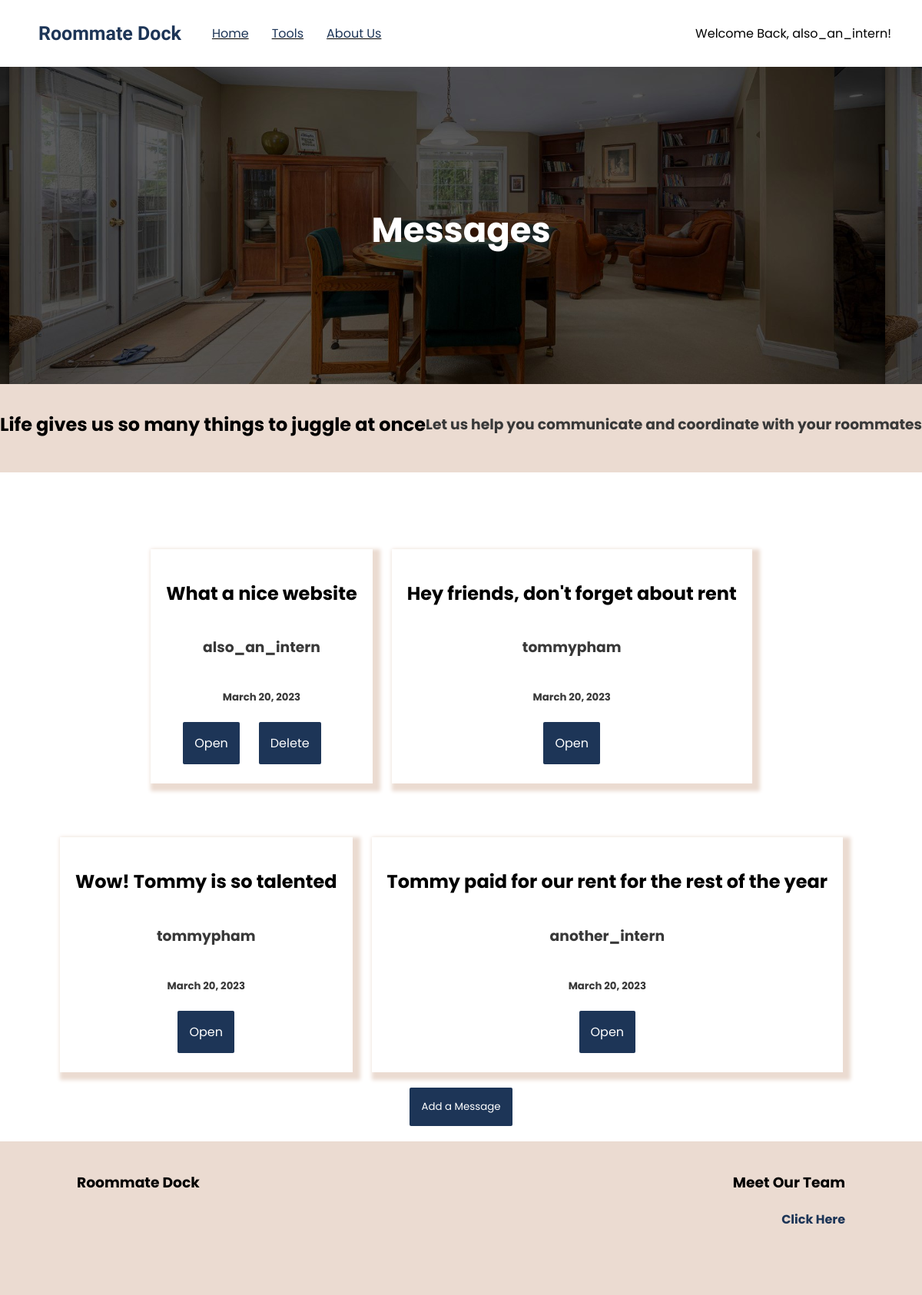
/messageboard/index/Tommy's intern office (signed in), run on the app's committed database.
### messageboard/models.py (models this page shows, shortened)
class Message(models.Model):
    sender = models.ForeignKey(User, on_delete=models.CASCADE, null=True, related_name='user_message')
    profile = models.ForeignKey(ProfileAuth, on_delete=models.CASCADE, null=True, related_name='profile_message')
    subject = models.CharField(max_length=64)
    body = models.CharField(max_length=150)
    users_read = models.ManyToManyField(User, null=True, blank=True, related_name='read_message')
    created_date = models.DateField(default=timezone.now())
    class Meta:
        unique_together = ('subject', 'created_date')

### messageboard/views.py (the view)
# urls.py: path('', views.index, name='index'),
@login_required(login_url='users:login')
def index(request, profile_name):
        profile = ProfileAuth.objects.get(name=profile_name)
        all_messages = profile.profile_message.all()
        context = {
            'all_messages': all_messages,
        }
        return render(request, 'messageboard/index.html', {
            'all_messages': all_messages,
            'profile': profile,
        })

### rentsplit/models.py (called while the page is built)
    def __str__(self):
        return f'{self.name}'

### messageboard/templates/messageboard/index.html (shortened to what this page needs)
{% extends 'dock/layout-landing.html' %}
{% block head %}
{% load static %}
{% endblock head %}
{% block body %}
    <div class="content-wrapper app-banner background-image-divider-main center">
        <h1 class='padding-top white-text main-text big-text'>Messages</h1>
    </div>
    <div class="banner next-to-eachother padding-top-small padding-bottom-small">
        <h2 class='main-text'>Life gives us so many things to juggle at once</h2>
        <h3 class='sub-text'>Let us help you communicate and coordinate with your roommates</h3>
    </div>
    <div class="center next-to-eachother flex-wrap reverse">
        {% if all_messages %}
            {% for mes in all_messages %}
                {% if mes.sender == request.user %}
                    <div class=
                    {% if request.user in mes.users_read.all %}
                        "big-card center stack-divs margin-bottom margin-top margin-right padding-bottom-small read"
                    {% else %}
                        "big-card center stack-divs margin-bottom margin-top margin-right padding-bottom-small"
                    {% endif %} style='height:max-content;'>
                        <h2 class='main-text'>{{mes.subject}}</h2>
                        <h3 class='sub-text'>{{mes.sender}}</h3>
                        <h5 class='sub-text'>{{mes.created_date}}</h5>
                        <div class='center next-to-eachother'>
                            <a href="{% url 'messageboard:open-message' profile_name=mes.profile date=mes.created_date sender=mes.sender subject=mes.subject %}" class='main-button margin-right'>Open</a>
                            <a href="{% url 'messageboard:delete-message' profile_name=mes.profile date=mes.created_date sender=mes.sender subject=mes.subject%}" class='main-button margin-right'>Delete</a>
                        </div>
                    </div>
                {% else %}
                <div class=
                {% if request.user in mes.users_read.all %}
                    "center big-card center stack-divs margin-bottom margin-top margin-right padding-bottom-small read"
                {% else %}
                    "center big-card center stack-divs margin-bottom margin-top margin-right padding-bottom-small"
                {% endif %} style='height:max-content;'>
                    <h2 class='main-text'>{{mes.subject}}</h2>
                    <h3 class='sub-text'>{{mes.sender}}</h3>
                    <h5 class='sub-text'>{{mes.created_date}}</h5>
                    <a href="{% url 'messageboard:open-message' profile_name=mes.profile date=mes.created_date sender=mes.sender subject=mes.subject %}" class='main-button'>Open</a>
                </div>
                {% endif %}
            {% endfor %}
        {% else %}
            <div class="big-card center stack-divs margin-bottom margin-top">
                <h2 class='main-text'>Oh no!</h2>
                <h3 class='sub-text'>There aren't any messages yet</h3>
            </div>
        {% endif %}
    </div>
    <div class="center margin-bottom">
        <button class='main-button' id='messageboard-button'>Add a Message</button>
    </div>
{% endblock body %}

### dock/templates/dock/layout-landing.html (shortened to what this page needs)
<!DOCTYPE html>
<html lang="en">
<head>
    {% load static %}
    {% load compress %}
    <link rel="stylesheet" href="{% static 'css/styles.css' %}">
</head>
<body>
    <div class="nav-container">
        <div class="nav-contents">
            <div class="left-in-div">
                <a href="{% url 'index' %}"><h3 class='nav-brand padding-left-med'>Roommate Dock</h3></a>
            </div>
            <div class="nav-options-container">
                <ul class='nav-options'>
                    <li class='nav-option'><a href="{% url 'index' %}">Home</a></li>
                    <div class='tools-menu'>
                        <li class='nav-option hover-dropdown' id='hover-tools-dropdownid'><a href="{% url 'options' %}">Tools</a></li>
                        </div>
                        <li class='nav-option'><a href="http://tommy-pham.netlify.app/">About Us</a></li>
                    </ul>
            </div>
            {% if user.is_authenticated %}
            <div class="right-in-div nav-profile">
                <a href"#" class='hover-dropdown' id='hover-profile-dropdownid'>Welcome Back, {{ request.user }}!</a>
            </div>
                {% endif %}
            </div>
        </div>
    {% block body %}
    {% endblock body %}
    <footer class='footer banner'>
        <div class="padding-footer row">
            <div class="half-div">
                <h3 class='main-text text-align-start'>Roommate Dock</h3>
            </div>
            <div class="half-div">
                <h3 class='main-text text-align-end'>Meet Our Team</h3>
                <h4 class='sub-text text-align-end link'><a href="http://tommy-pham.netlify.app/" target='blank'>Click Here</a></h4>
            </div>
        </div>
    </footer>
</body>
</html>

### static/css/styles.css (style rules this page uses)
body { padding: 0; margin: 0; }
html { padding: 0; margin: 0; }
a:link { color: #1d3557; text-decoration: none; }
.link { transition: 0.3s; cursor: pointer; color: #1d3557; }
.main-text { font-family: Poppins; margin-left: 0; margin-right: 0; }
.big-text { font-size: 45px !important; }
.sub-text { font-family: Poppins; color: rgb(56, 56, 56); }
.white-text { color: white; }
.margin-bottom { margin-bottom: 20px; }
.margin-right { margin-right: 25px; }
.margin-top { margin-top: 50px; }
.main-button { background-color: #1d3557; color: white !important; padding: 15px; font-family: Poppins; width: fit-content; border-radius: 2px; transition: 0.3s; border: none; cursor: pointer; }
.big-card { padding: 20px; box-shadow: 5px 5px 5px 5px rgb(235, 219, 209); width: fit-content; }
.nav-container { height: 57px; display: flex; justify-content: center; width: 100%; position: fixed; top: 0; background-color: white; font-family: Poppins; padding-top: 15px; padding-bottom: 15px; z-index: 1; transition: 0.4s; }
.nav-brand { font-family: "Secular One"; font-size: 25px; margin-top: 0; margin-bottom: 0; color: #1d3557; transition: 0.5s; }
.nav-contents { display: flex; flex-direction: row; align-items: center; width: 100%; }
.nav-options { display: flex; flex-direction: row; list-style: none; }
.nav-option { margin-right: 30px; text-decoration: underline; transition: 0.4s; }
.right-in-div { display: flex; margin-left: auto; margin-right: 40px; }
.nav-profile { display: flex; flex-direction: column; position: relative; }
#hover-profile-dropdownid { transition: 0.4s; z-index: 1; }
.next-to-eachother { display: flex; flex-direction: row; align-items: center; justify-content: space-evenly; }
.tools-menu { position: relative; }
.padding-top { padding-top: 100px; }
.padding-top-small { padding-top: 25px; }
.padding-bottom-small { padding-bottom: 25px; }
.padding-top-small { padding-top: 15px; }
.banner { background-color: rgb(235, 219, 209); }
.row { display: flex; flex-direction: row; }
.padding-footer { padding-top: 20px; padding-left: 100px; padding-right: 100px; }
.text-align-start { text-align: start; }
.text-align-end { text-align: end; }
.footer { height: 200px; }
.flex-wrap { display: flex; flex-wrap: wrap; }
.stack-divs { display: flex; flex-direction: column; }
.padding-left-med { padding-left: 50px; }
.half-div { width: 50%; }
.big-text { margin: 0; }
.background-image-divider-main { background-image: url("../media/rent-divider.jpeg"); height: 500px; background-position: 20% 50%; background-size: 95%; }
.center { display: flex; justify-content: center; align-items: center; }
.reverse { display: flex; flex-direction: row-reverse; }

### data on the page
Message: subject "Hey friends, don't forget about rent", sender "tommypham", created_date "March 20, 2023"
Message: subject "What a nice website", sender "also_an_intern", created_date "March 20, 2023"
Message: subject "Tommy paid for our rent for the rest of the year", sender "another_intern", created_date "March 20, 2023"
Message: subject "Wow! Tommy is so talented", sender "tommypham", created_date "March 20, 2023"

### other printed values
{{ request.user }} "also_an_intern"
